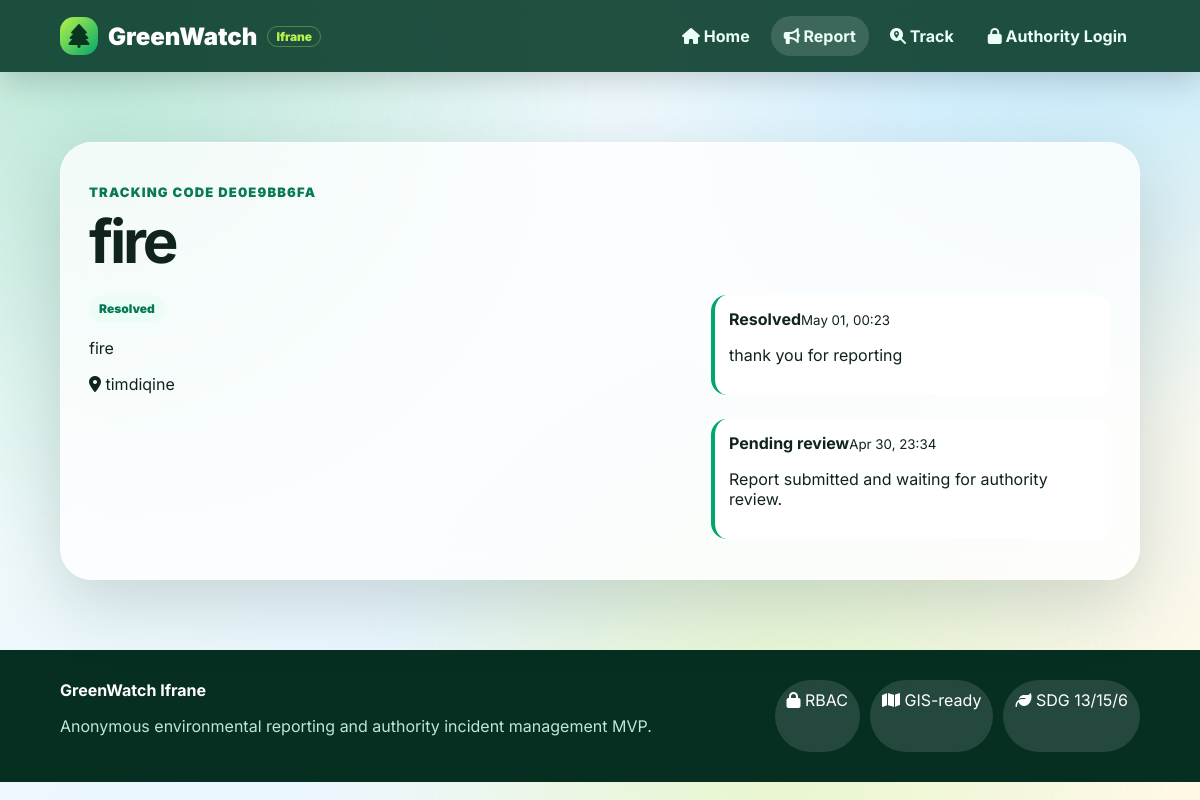
The page /track/DE0E9BB6FA/ on the database its author committed.
### incidents/models.py (models this page shows, shortened)
class Incident(models.Model):
    class Category(models.TextChoices):
        FIRE = 'fire', 'Forest fire / smoke'
        LOGGING = 'logging', 'Illegal logging'
        WATER_LEAK = 'water_leak', 'Water leak / infrastructure'
        POLLUTION = 'pollution', 'Pollution / waste'
        DROUGHT = 'drought', 'Water scarcity / drought impact'
        WILDLIFE = 'wildlife', 'Wildlife or ecosystem damage'
        OTHER = 'other', 'Other'
    class Severity(models.TextChoices):
        LOW = 'low', 'Low'
        MEDIUM = 'medium', 'Medium'
        HIGH = 'high', 'High'
        CRITICAL = 'critical', 'Critical'
    class Status(models.TextChoices):
        PENDING = 'pending', 'Pending review'
        VERIFIED = 'verified', 'Verified'
        IN_PROGRESS = 'in_progress', 'In progress'
        RESOLVED = 'resolved', 'Resolved'
        REJECTED = 'rejected', 'Rejected'
    title = models.CharField(max_length=140)
    category = models.CharField(max_length=30, choices=Category.choices)
    severity = models.CharField(max_length=15, choices=Severity.choices, default=Severity.MEDIUM)
    description = models.TextField()
    location_name = models.CharField(max_length=180)
    latitude = models.DecimalField(max_digits=9, decimal_places=6, null=True, blank=True)
    longitude = models.DecimalField(max_digits=9, decimal_places=6, null=True, blank=True)
    reporter_name = models.CharField(max_length=100, blank=True, help_text='Optional')
    reporter_contact = models.CharField(max_length=120, blank=True, help_text='Optional email or phone for follow-up')
    reporter = models.ForeignKey(User, null=True, blank=True, on_delete=models.SET_NULL, related_name='incidents')
    attachment = models.FileField(upload_to='reports/', blank=True, validators=[FileExtensionValidator(['jpg','jpeg','png','webp','mp4','mov','pdf'])])
    status = models.CharField(max_length=20, choices=Status.choices, default=Status.PENDING)
    authority_note = models.TextField(blank=True)
    public_token = models.CharField(max_length=20, unique=True, blank=True)
    is_public = models.BooleanField(default=False, help_text='Visible on public map after verification')
    created_at = models.DateTimeField(auto_now_add=True)
    updated_at = models.DateTimeField(auto_now=True)
    class Meta:
        ordering = ['-created_at']

class StatusUpdate(models.Model):
    incident = models.ForeignKey(Incident, on_delete=models.CASCADE, related_name='updates')
    status = models.CharField(max_length=20, choices=Incident.Status.choices)
    note = models.TextField(blank=True)
    updated_by = models.ForeignKey(User, null=True, blank=True, on_delete=models.SET_NULL)
    created_at = models.DateTimeField(auto_now_add=True)
    class Meta: ordering = ['-created_at']

### incidents/views.py (the view)
# urls.py: path('track/<str:token>/', views.track_detail, name='track_detail'),
def track_detail(request, token):
    incident = get_object_or_404(Incident, public_token=token.upper())
    return render(request, 'incidents/track_detail.html', {'incident': incident})

### incidents/templates/incidents/track_detail.html
{% extends 'incidents/base.html' %}
{% block content %}<section class="panel detail"><p class="eyebrow">Tracking code {{ incident.public_token }}</p><h1>{{ incident.title }}</h1><div class="detail-grid"><div><span class="status {{ incident.status }}">{{ incident.get_status_display }}</span><p>{{ incident.description }}</p><p><i class="fa-solid fa-location-dot"></i> {{ incident.location_name }}</p></div><div class="timeline">{% for u in incident.updates.all %}<div><b>{{ u.get_status_display }}</b><small>{{ u.created_at|date:'M d, H:i' }}</small><p>{{ u.note }}</p></div>{% empty %}<p>No updates yet.</p>{% endfor %}</div></div></section>{% endblock %}

### static/css/style.css (style rules this page uses)
:root { --bg:#071b14;--ink:#10231c;--muted:#66756f;--card:#ffffff;--line:#dfe9e4;--green:#087a53;--green2:#00a86b;--lime:#b7f34b;--amber:#ffb703;--blue:#38bdf8;--red:#ef4444;--shadow:0 24px 70px rgba(1,38,25,.16) }
* { box-sizing:border-box }
body { margin:0;font-family:Inter,system-ui,sans-serif;color:var(--ink);background:linear-gradient(135deg,#f2fbf6 0%,#eaf7ff 52%,#fff8e5 100%);min-height:100vh }
.eyebrow { color:var(--green);font-weight:900;text-transform:uppercase;letter-spacing:.09em;font-size:13px }
.hero h1,h1 { font-size:clamp(38px,5vw,72px);line-height:.96;margin:12px 0 18px;letter-spacing:-.055em }
.glass,.panel { background:rgba(255,255,255,.78);backdrop-filter:blur(18px);border:1px solid rgba(255,255,255,.8);box-shadow:var(--shadow);border-radius:32px }
.split,.form-layout,.detail-grid { display:grid;grid-template-columns:1.2fr .8fr;gap:22px;margin-top:24px }
.panel { padding:28px;margin-top:24px }
.status,.severity { display:inline-flex;width:max-content;border-radius:999px;padding:6px 10px;font-size:12px;font-weight:900 }
.status.resolved { background:#ecfdf5;color:#047857 }
.timeline,.timeline-item { display:grid;gap:12px }
.timeline>div,.timeline-item { background:white;border-left:4px solid var(--green2);border-radius:16px;padding:14px;margin-bottom:12px }

### rows shown on the page
Incident: public_token "DE0E9BB6FA", title "fire", status "Resolved", description "fire", location_name "timdiqine"
StatusUpdate: status "Resolved", created_at "May 01, 00:23", note "thank you for reporting"
StatusUpdate: status "Pending review", created_at "Apr 30, 23:34", note "Report submitted and waiting for authority review."
